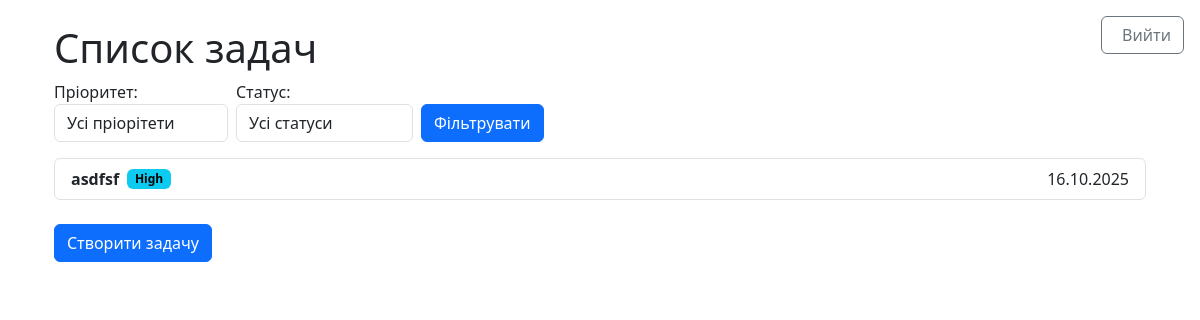
The page / (signed in) on the database as committed earlier.
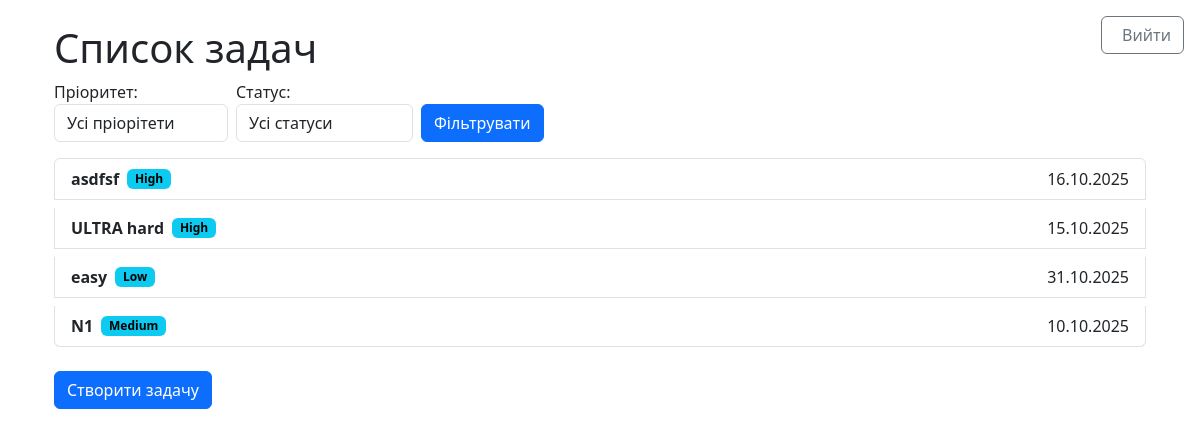
The same page on the database as committed later.
### taskapp/models.py (models this page shows, shortened)
class Task(models.Model):
    PRIORITY_CHOICES = [
        ("Low", "Низький пріорітет"),
        ("Medium", "Середній пріорітет"),
        ("High", "Високий пріорітет"),
    ]
    STATUS_CHOICES = [
        ("Pending", "Потрібно виконати"),
        ("In-progress", "В процесі"),
        ("Done", "Виконано"),
    ]
    name = models.CharField(max_length=100, verbose_name="Назва задачі")
    description = models.TextField(blank=True, null=True, verbose_name="Опис")
    priority = models.CharField(max_length=30,choices=PRIORITY_CHOICES, default="Low", verbose_name="Пріорітет")
    status = models.CharField(max_length=30, choices=STATUS_CHOICES, default="Pending", verbose_name="Cтатус")
    deadline = models.DateTimeField(null=True, blank=True, verbose_name="Термін виконання")
    user = models.ForeignKey(User, on_delete=models.CASCADE, verbose_name="Користувач")
    created_at = models.DateTimeField(auto_now_add=True, verbose_name="Дата створення")
    file = models.FileField(upload_to="task_files/", null=True, blank=True, verbose_name="Файл")

### taskapp/views.py (the view)
# urls.py: path('', views.TaskListView.as_view(), name='task_list'),
class TaskListView(LoginRequiredMixin, ListView):
    model = Task
    template_name = 'task_list.html'
    context_object_name = 'tasks'
    def get_queryset(self):
        task_list = Task.objects.filter(user = self.request.user).all()
        status = self.request.GET.get('status', '')
        priority = self.request.GET.get('priority', '')
        if status:
            task_list = task_list.filter(status=status)
        if priority:
            task_list = task_list.filter(priority=priority)
        return task_list
    def get_context_data(self, **kwargs):
        context = super().get_context_data(**kwargs)
        context['filter_form'] = FilterForm(self.request.GET)
        return context

### taskapp/forms.py
class FilterForm(forms.Form):
    PRIORITY_CHOICES = [
        ("", "Усі пріорітети"),
        ("Low", "Низький пріорітет"),
        ("Medium", "Середній пріорітет"),
        ("High", "Високий пріорітет"),
    ]
    STATUS_CHOICES = [
        ("", "Усі статуси"),
        ("Pending", "Потрібно виконати"),
        ("In-progress", "В процесі"),
        ("Done", "Виконано"),
    ]
    priority = forms.ChoiceField(choices=PRIORITY_CHOICES, label='Пріоритет', required=False)
    status = forms.ChoiceField(choices=STATUS_CHOICES, label='Статус', required=False)
    def __init__(self, *args, **kwargs):
        super().__init__(*args, **kwargs)
        for field in self.fields:
            self.fields[field].widget.attrs.update({'class': 'form-control mb-2', })

### templates/task_list.html (shortened to what this page needs)
{% extends 'base.html' %}
{% block content %}
<div class="container">
    <h1>Список задач</h1>
    <form method="get" class="d-flex align-items-center gap-2">
        {{filter_form.as_div}}
        <button type="submit" class="btn btn-primary mt-3">
            Фільтрувати
        </button>
    </form>
    <div class="list-group">
        {% for task in tasks %}
            <a href="{% url 'task_update' task.id %}" class="gap-2 align-items-center d-flex list-group-item list-group-item-action mt-2">
                <b>{{ task.name }}</b>
                <span class="badge text-bg-info">{{ task.priority }}</span>
                {% if task.deadline %}
                    <span class="ms-auto">{{ task.deadline|date:"d.m.Y" }}</span>
                {% else %}
                    <i class="ms-auto bi bi-calendar2-x-fill"></i>
                {% endif %}
            </a>
        {% endfor %}
    </div>
    <a href="{% url 'task_create' %}" class="btn btn-primary mt-4">Створити задачу</a>
</div>
{% endblock content %}

### templates/base.html (shortened to what this page needs)
<!DOCTYPE html>
<html lang="uk">
<head>
    <link href="https://cdn.jsdelivr.net/npm/bootstrap@5.3.6/dist/css/bootstrap.min.css" rel="stylesheet">
    {% load static %}
		<link rel="stylesheet" href="{% static 'css/style.css' %}">
</head>
<body>
<div class="container mt-4">
    {% if user.is_authenticated %}
    <form action="{% url 'logout' %}" method="post" class="position-absolute top-0 end-0 p-3">
        <button type="submit" class="btn btn-outline-secondary">
            Вийти
        </button>
    </form>
{% endif %}
    {% block content %}
    {% endblock %}
</div>
</body>
</html>

Rows that differ between the two databases and show on the page:
added Task: name "ULTRA hard", priority "High", deadline "15.10.2025"
added Task: name "easy", priority "Low", deadline "31.10.2025"
added Task: name "N1", priority "Medium", deadline "10.10.2025"
